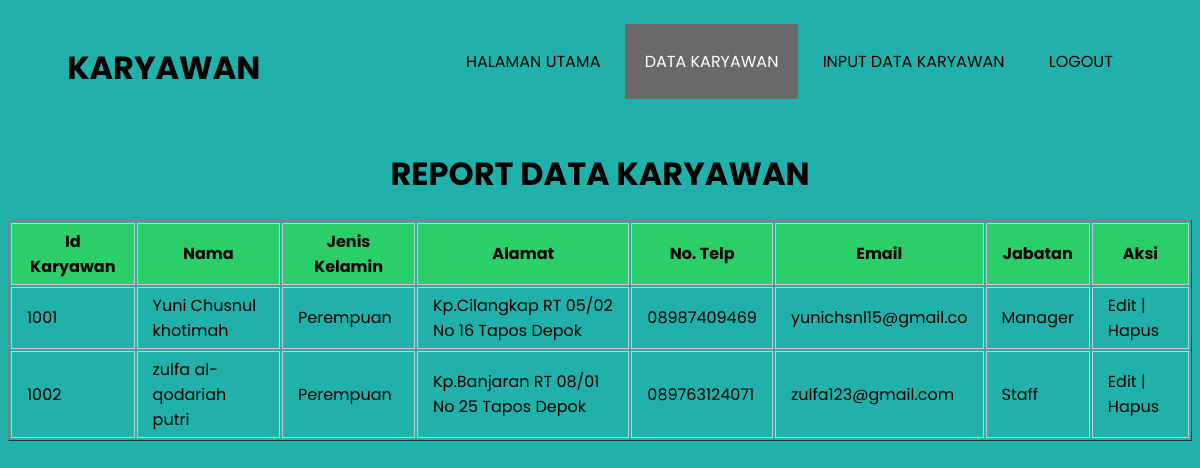
Page /tampil.php on the earlier database version.
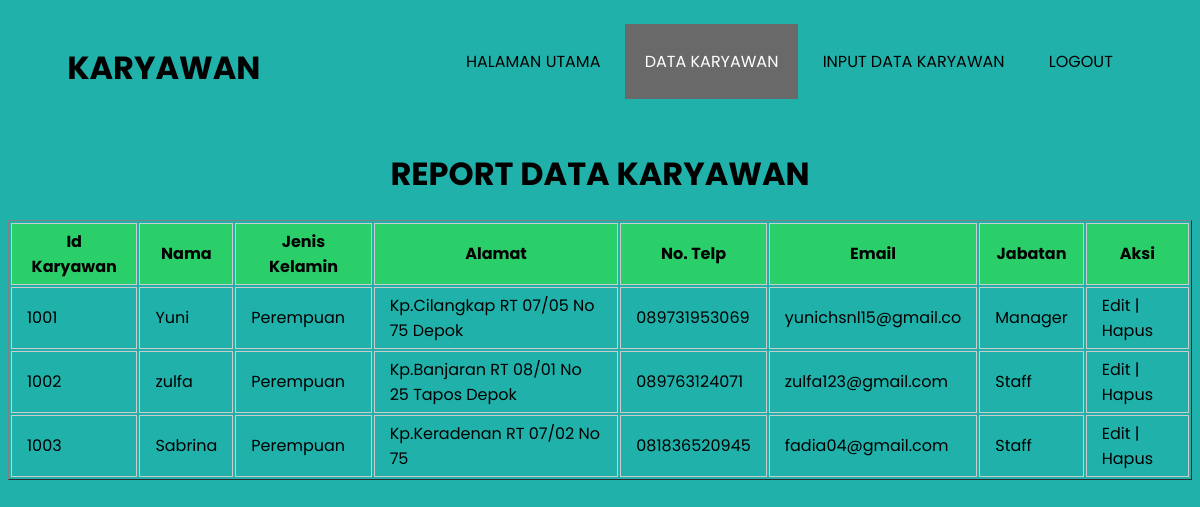
Same page on the later database version.
### tables this page shows
CREATE TABLE `tb_karyawan` (
  `id_karyawan` int(11) NOT NULL,
  `nama` varchar(40) NOT NULL,
  `jenis_kelamin` varchar(15) NOT NULL,
  `alamat` varchar(40) NOT NULL,
  `nohp` varchar(20) NOT NULL,
  `email` varchar(20) NOT NULL,
  `jabatan` varchar(20) NOT NULL
);

### tampil.php (the view, shortened to what this page needs)
<!DOCTYPE html>
<html>
<head>
</head>
<body>
	<header>
		<div class="container">
			<h1><a href="index.html">KARYAWAN</a></h1>
			<ul>
				<li><a href="index.html">HALAMAN UTAMA</a></li>
				<li class="active"><a href="tampil.php">DATA KARYAWAN</a></li>
				<li><a href="form_input.php">INPUT DATA KARYAWAN</a></li>
				<li><a href="logout.php">LOGOUT</a></li>
			</ul>
		</div>
	</header>
<center><h1>REPORT DATA KARYAWAN</h1></center>
<table style="margin-left: auto;margin-right: auto;" border="1">
	<tr>
		<th>Id Karyawan</th>
		<th>Nama</th>
		<th>Jenis Kelamin</th>
		<th>Alamat</th>
		<th>No. Telp</th>
		<th>Email</th>
		<th>Jabatan</th>
		<th>Aksi</th>
	</tr>
	<?php
	include "koneksi.php";
	$tampil=mysqli_query($koneksi,"SELECT * FROM tb_karyawan");
	while ($data=mysqli_fetch_array($tampil)) {
	?>
	<tr>
		<td><?php echo $data['id_karyawan'] ?></td>
		<td><?php echo $data['nama'] ?></td>
		<td><?php echo $data['jenis_kelamin'] ?></td>
		<td><?php echo $data['alamat'] ?></td>
		<td><?php echo $data['nohp'] ?></td>
		<td><?php echo $data['email'] ?></td>
		<td><?php echo $data['jabatan'] ?></td>
		<td><a href="form_update.php?id_karyawan='<?php echo $data['id_karyawan']?>'">Edit</a> | <a href="hapus.php?id_karyawan='<?php echo $data['id_karyawan']?>'">Hapus</a>
		</td>
	</tr>
	<?php
	}
	?>
</table>
<br>
</body>
</html>

### tampil.php (style rules this page uses)
body { background-color: #20B2AA; justify-content: center; align-items: center; font-family: 'Poppins', sans-serif; }
a { color: inherit; text-decoration: none; }
.container { width:90%; margin:0 auto; }
.container:after { content:''; display: block; clear: both; }
header h1 { float: left; padding:15px 0; color: #000000; }
header ul { float: right; }
header ul li { display: inline-block; }
header ul li a { padding:25px 20px; display: inline-block; }
.active { background-color: #696969; color: #fff; }
th { background-color: #2ACF69; }
td, tr, th { border: 1px solid #CCCCCC; padding: 5px 15px; height: 35px; }

Differences in the rows shown:
changed tb_karyawan "yunichsnl15@gmail.co": nama "Yuni Chusnul khotimah" → "Yuni"; alamat "Kp.Cilangkap RT 05/02 No 16 Tapos Depok" → "Kp.Cilangkap RT 07/05 No 75 Depok"; nohp "08987409469" → "089731953069"
changed tb_karyawan "Kp.Banjaran RT 08/01 No 25 Tapos Depok": nama "zulfa al-qodariah putri" → "zulfa"
added tb_karyawan: id_karyawan "1003", nama "Sabrina", jenis_kelamin "Perempuan", alamat "Kp.Keradenan RT 07/02 No 75", nohp "081836520945", email "fadia04@gmail.com", jabatan "Staff"
